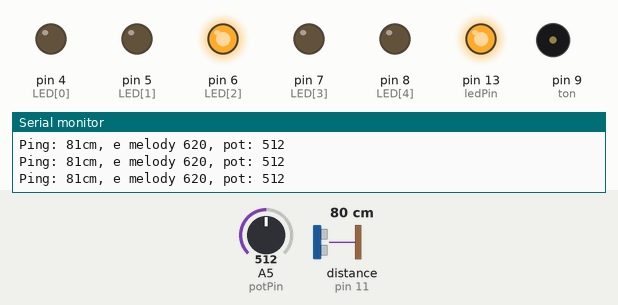
This sketch was run on a simulated Arduino Uno, built with avr-gcc and run on an emulated ATmega328P. On the bench: output pins drawn as LEDs (lit = HIGH), buzzer (waves = sounding), the last lines printed to the serial monitor. Dashed ring = blinking. The test bench sets the inputs (shaded band); at power-on: distance to the obstacle (sensor on pin 11) 80 cm, A5 (potPin) = 512. The echo pulse lasts 58.3 µs per cm.

Above: at 1.2 s.
1.3 s: distance to the obstacle (sensor on pin 11) set to 9 cm
At 1.46 s:
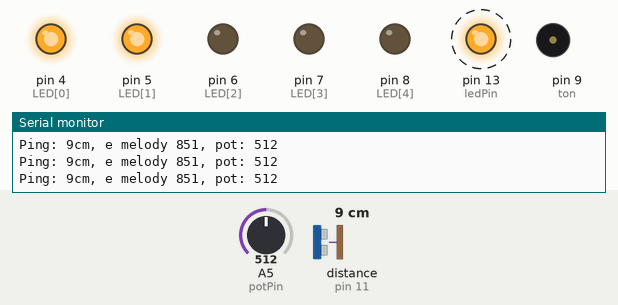
4.3 s: distance to the obstacle (sensor on pin 11) set to 120 cm
At 5.0 s:
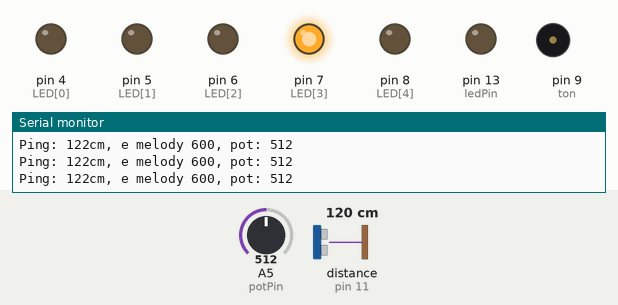
7.3 s: distance to the obstacle (sensor on pin 11) set to 2 cm
At 7.68 s:
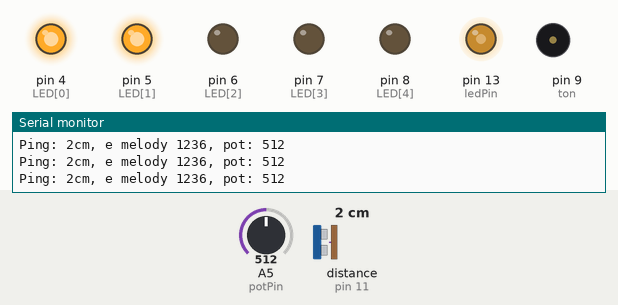
10.3 s: distance to the obstacle (sensor on pin 11) set to 18 cm
At 10.55 s:
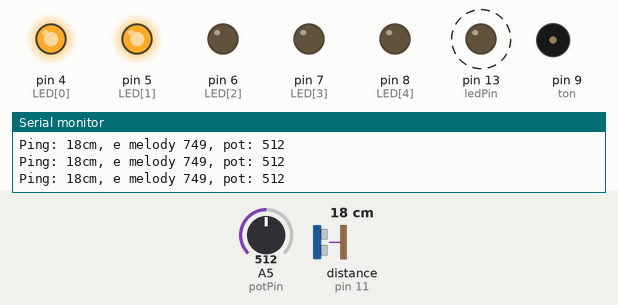
13.3 s: distance to the obstacle (sensor on pin 11) set to 60 cm
At 14.12 s:
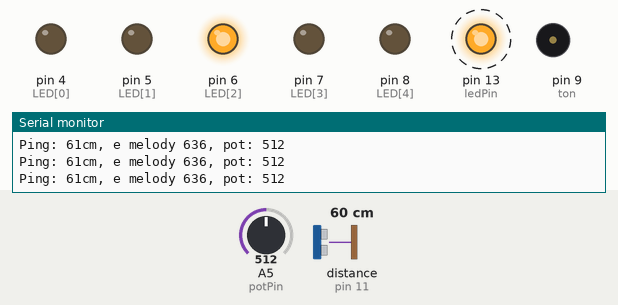
16.3 s: A5 (potPin) set to 0
At 16.9 s:
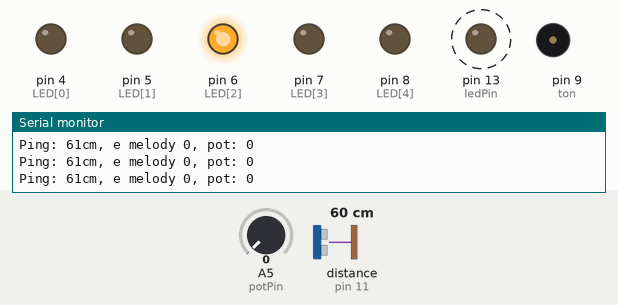
Timing chart, 0 to 20.3 s (numbered marks = the images above; inputs shaded):
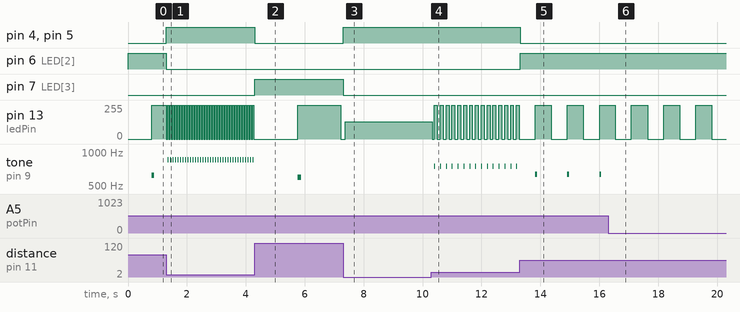

Measured:
- after the input at 1.3 s, pin 4 (LED[0]), pin 5 (LED[1]): LOW → HIGH at once; pin 6 (LED[2]): HIGH → LOW at once; pin 13 (ledPin): alternates 255/255 for 0.04 s and 0/255 for 0.04 s, starting at once; tone on pin 9 (ton): alternates 851 Hz for 0.01 s and silent for 0.08 s, starting after 0.05 s
- after the input at 4.3 s, pin 4 (LED[0]), pin 5 (LED[1]): HIGH → LOW at once; pin 7 (LED[3]): LOW → HIGH at once
- after the input at 7.3 s, pin 4 (LED[0]), pin 5 (LED[1]): LOW → HIGH at once; pin 7 (LED[3]): HIGH → LOW at once; tone on pin 9 (ton): stays silent (without the input it goes to 600 Hz after 1.4 s)
- after the input at 10.3 s, pin 13 (ledPin): alternates 255/255 for 0.10 s and 0/255 for 0.10 s, starting at once; tone on pin 9 (ton): alternates 749 Hz for 0.02 s and silent for 0.18 s, starting after 0.10 s
- after the input at 13.3 s, pin 4 (LED[0]), pin 5 (LED[1]): HIGH → LOW at once; pin 6 (LED[2]): LOW → HIGH at once; pin 13 (ledPin): alternates 255/255 for 0.55 s and 0/255 for 0.55 s, starting after 0.52 s; tone on pin 9 (ton): alternates 636 Hz for 0.06 s and silent for 1.0 s, starting after 0.52 s
- after the input at 16.3 s, tone on pin 9 (ton): stops changing and stays silent

The sketch:

ultrasonic_NewPing_ino.ino
```cpp
#include "NewPing.h"
#define TRIGGER_PIN  12  // Arduino pin tied to trigger pin on the ultrasonic sensor.
#define ECHO_PIN     11  // Arduino pin tied to echo pin on the ultrasonic sensor.
#define MAX_DISTANCE 200 // Maximum distance we want to ping for (in centimeters). Maximum sensor distance is rated at 400-500cm.

NewPing sonar(TRIGGER_PIN, ECHO_PIN, MAX_DISTANCE); // NewPing setup of pins and maximum distance.
void bar(int dist);
long tAnterior = 0;
//long melody = 1000;
int ledPin = 13,
    ton = 9,
    potPin = 5,
    ledState = LOW,
    valPot = 0,
    LED[]={4,5,6,7,8},
    i;

void setup()
{
  Serial.begin(115200); // Open serial monitor at 115200 baud to see ping results.
  pinMode(ledPin,OUTPUT);
  for(i=0;i<5;i++)
    pinMode(LED[i],OUTPUT);
}

void loop()
{
  delay(5);  // Wait 5ms between pings (about 200 pings/sec). 29ms should be the shortest delay between pings.
  valPot = analogRead(potPin);
  unsigned int uS = sonar.ping(); // Send ping, get ping time in microseconds (uS).
  int dist=uS / US_ROUNDTRIP_CM;
  if(dist==0)              // se estiver fora de alcance,
    dist=200;              // entao o maximo sera 200
  int esp=dist*sqrt(dist)+dist;
  long melodyfinal = 2*valPot/dist*sqrt(dist)+valPot;

  bar(dist); /*FUNCAO LEDS*/

  /*DEBUG SERIAL MONITOR*/
  Serial.print("Ping: ");
  Serial.print(dist); // Convert ping time to distance and print result (0 = outside set distance range, no ping echo)
  Serial.print("cm, e melody ");
  Serial.print(melodyfinal);
  Serial.print(", pot: ");
  Serial.println(valPot);

  /*Funcao DELAY*/
 unsigned long tAtual = millis();
  /* Serial.print(", e time ");
  Serial.println(tAtual - tAnterior);*/

  if(tAtual - tAnterior > esp){
    tAnterior = tAtual;
    if (ledState == LOW){
      ledState = HIGH;
      if (dist>8)
        tone(ton, melodyfinal, dist);
       else
        tone(ton, melodyfinal, dist*sqrt(dist));
    }
    else
      ledState = LOW;
    digitalWrite(ledPin, ledState);
  }
}

void bar(int dist)
{
  if(dist>150){
    digitalWrite(LED[0], LOW);
    digitalWrite(LED[1], LOW);
    digitalWrite(LED[2], LOW);
    digitalWrite(LED[3], HIGH);
    digitalWrite(LED[4], HIGH);
  }
  if(dist<148 && dist>100){
    digitalWrite(LED[0], LOW);
    digitalWrite(LED[1], LOW);
    digitalWrite(LED[2], LOW);
    digitalWrite(LED[3], HIGH);
    digitalWrite(LED[4], LOW);
  }
  if(dist<98 && dist>50){
    digitalWrite(LED[0], LOW);
    digitalWrite(LED[1], LOW);
    digitalWrite(LED[2], HIGH);
    digitalWrite(LED[3], LOW);
    digitalWrite(LED[4], LOW);
  }
  if(dist<48 && dist>25){
    digitalWrite(LED[0], LOW);
    digitalWrite(LED[1], HIGH);
    digitalWrite(LED[2], LOW);
    digitalWrite(LED[3], LOW);
    digitalWrite(LED[4], LOW);
  }
  if(dist<=25){
    digitalWrite(LED[0], HIGH);
    digitalWrite(LED[1], HIGH);
    digitalWrite(LED[2], LOW);
    digitalWrite(LED[3], LOW);
    digitalWrite(LED[4], LOW);
  }
}
```
